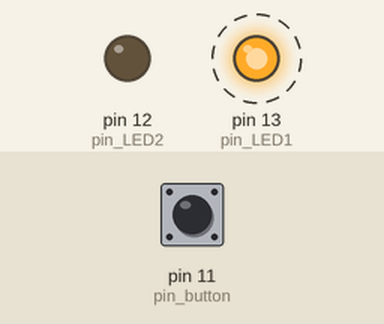
A sketch run on a simulated Arduino Uno, built with avr-gcc and run on an emulated ATmega328P. Shown: output pins drawn as LEDs (lit = HIGH). Dashed ring = blinking. The test bench sets the inputs (shaded band); at power-on: pin 11 (pin_button) LOW.

Above: at 1.2 s.
1.3 s: pin 11 (pin_button) pulled HIGH for 0.15 s
At 3.8 s:
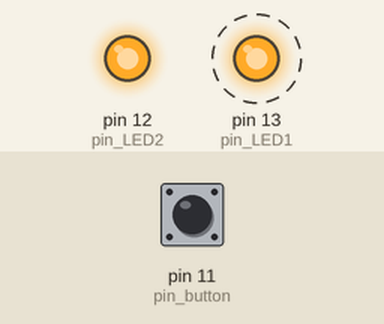
4.4 s: pin 11 (pin_button) pulled HIGH for 1 s
At 6.8 s:
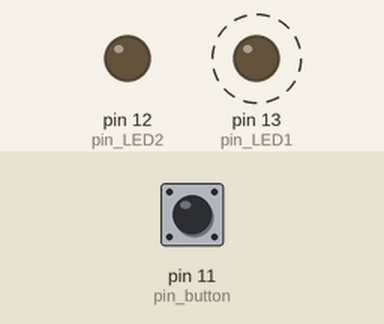
8.4 s: pin 11 (pin_button) pulled HIGH for 3.2 s
At 10.3 s:
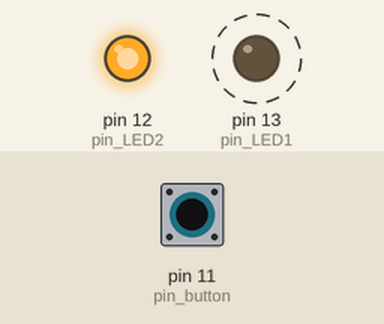
Timing chart, 0 to 20.6 s (numbered marks = the images above; inputs shaded):
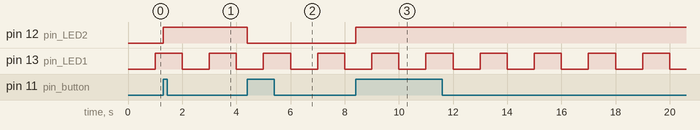

The sketch:

LED_Button_Debouncing.ino
```cpp
int pin_button = 11; // 버튼 연결 핀
int pin_LED1 = 13, pin_LED2 = 12; // LED 연결 핀
unsigned long time_previous, time_current;
boolean LED_state1 = false; // LED 상태
boolean LED_state2 = false;
boolean button_state_previous = false;
boolean button_state_current;

void setup() {
  pinMode(pin_button, INPUT);
  pinMode(pin_LED1, OUTPUT);
  digitalWrite(pin_LED1, LED_state1);
  pinMode(pin_LED2, OUTPUT);
  digitalWrite(pin_LED2, LED_state2);
  time_previous = millis(); // 현재 시간
}

void loop() {
  time_current = millis();
  if (time_current - time_previous >= 1000) {
    time_previous = time_current; // 시작 시간 갱신
    LED_state1 = !LED_state1; // LED 반전
    digitalWrite(pin_LED1, LED_state1);
  }
  button_state_current = digitalRead(pin_button);
  if (button_state_current) { // 버튼이 눌러진 경우
    if (button_state_previous == false) {
      button_state_previous = true;
      LED_state2 = !LED_state2; // 2번 LED 반전
      digitalWrite(pin_LED2, LED_state2);
    }
  }
  else {
    button_state_previous = false;
  }
}
```

Measured:
- after the input at 1.3 s, pin 12 (pin_LED2): LOW → HIGH at once
- after the input at 4.4 s, pin 12 (pin_LED2): HIGH → LOW at once
- after the input at 8.4 s, pin 12 (pin_LED2): LOW → HIGH at once
- by itself, pin 13 (pin_LED1): alternates HIGH for 1.0 s and LOW for 1.0 s
